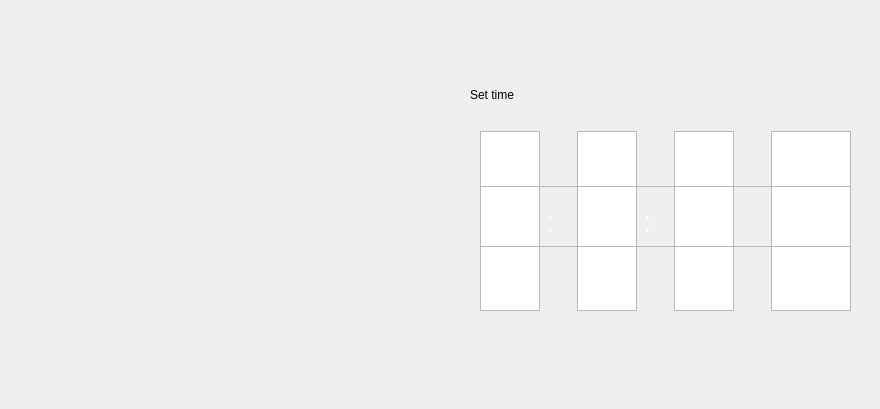
   <widget class="QWidget" name="page_13">
    <widget class="QWidget" name="Time_Widget" native="true">
     <property name="geometry">
      <rect>
       <x>470</x>
       <y>70</y>
       <width>401</width>
       <height>311</height>
      </rect>
     </property>
     <widget class="QWidget" name="verticalLayoutWidget_2">
      <property name="geometry">
       <rect>
        <x>0</x>
        <y>0</y>
        <width>401</width>
        <height>311</height>
       </rect>
      </property>
      <layout class="QVBoxLayout" name="verticalLayout_2">
       <item>
        <widget class="QLabel" name="SetTime_Label">
         <property name="minimumSize">
          <size>
           <width>0</width>
           <height>50</height>
          </size>
         </property>
         <property name="maximumSize">
          <size>
           <width>16777215</width>
           <height>50</height>
          </size>
         </property>
         <property name="styleSheet">
          <string notr="true"/>
         </property>
         <property name="text">
          <string>Set time</string>
         </property>
        </widget>
       </item>
       <item>
        <widget class="QWidget" name="Picker_Widget" native="true">
         <widget class="QWidget" name="horizontalLayoutWidget_2">
          <property name="geometry">
           <rect>
            <x>10</x>
            <y>0</y>
            <width>371</width>
            <height>191</height>
           </rect>
          </property>
          <layout class="QHBoxLayout" name="horizontalLayout_2">
           <item>
            <widget class="QListWidget" name="Hour_List">
             <property name="minimumSize">
              <size>
               <width>60</width>
               <height>180</height>
              </size>
             </property>
             <property name="maximumSize">
              <size>
               <width>60</width>
               <height>180</height>
              </size>
             </property>
             <property name="verticalScrollBarPolicy">
              <enum>Qt::ScrollBarAlwaysOff</enum>
             </property>
            </widget>
           </item>
           <item>
            <widget class="QLabel" name="label_4">
             <property name="font">
              <font>
               <pointsize>22</pointsize>
              </font>
             </property>
             <property name="styleSheet">
              <string notr="true">color: rgb(255, 255, 255);</string>
             </property>
             <property name="text">
              <string>:</string>
             </property>
            </widget>
           </item>
           <item>
            <widget class="QListWidget" name="Minute_List">
             <property name="minimumSize">
              <size>
               <width>60</width>
               <height>180</height>
              </size>
             </property>
             <property name="maximumSize">
              <size>
               <width>60</width>
               <height>180</height>
              </size>
             </property>
             <property name="verticalScrollBarPolicy">
              <enum>Qt::ScrollBarAlwaysOff</enum>
             </property>
            </widget>
           </item>
           <item>
            <widget class="QLabel" name="label_11">
             <property name="font">
              <font>
               <pointsize>22</pointsize>
              </font>
             </property>
             <property name="styleSheet">
              <string notr="true">color: rgb(255, 255, 255);</string>
             </property>
             <property name="text">
              <string>:</string>
             </property>
             <property name="alignment">
              <set>Qt::AlignLeading|Qt::AlignLeft|Qt::AlignVCenter</set>
             </property>
            </widget>
           </item>
           <item>
            <widget class="QListWidget" name="Second_List">
             <property name="minimumSize">
              <size>
               <width>60</width>
               <height>180</height>
              </size>
             </property>
             <property name="maximumSize">
              <size>
               <width>60</width>
               <height>180</height>
              </size>
             </property>
             <property name="verticalScrollBarPolicy">
              <enum>Qt::ScrollBarAlwaysOff</enum>
             </property>
            </widget>
           </item>
           <item>
            <widget class="QLabel" name="label_12">
             <property name="text">
              <string/>
             </property>
            </widget>
           </item>
           <item>
            <widget class="QListWidget" name="AmPm_List">
             <property name="minimumSize">
              <size>
               <width>80</width>
               <height>180</height>
              </size>
             </property>
             <property name="maximumSize">
              <size>
               <width>80</width>
               <height>180</height>
              </size>
             </property>
             <property name="verticalScrollBarPolicy">
              <enum>Qt::ScrollBarAlwaysOff</enum>
             </property>
            </widget>
           </item>
          </layout>
         </widget>
         <widget class="QFrame" name="BottomLine">
          <property name="geometry">
           <rect>
            <x>10</x>
            <y>120</y>
            <width>371</width>
            <height>1</height>
           </rect>
          </property>
          <property name="frameShape">
           <enum>QFrame::StyledPanel</enum>
          </property>
          <property name="frameShadow">
           <enum>QFrame::Raised</enum>
          </property>
         </widget>
         <widget class="QFrame" name="TopLine">
          <property name="geometry">
           <rect>
            <x>10</x>
            <y>60</y>
            <width>371</width>
            <height>1</height>
           </rect>
          </property>
          <property name="frameShape">
           <enum>QFrame::StyledPanel</enum>
          </property>
          <property name="frameShadow">
           <enum>QFrame::Raised</enum>
          </property>
         </widget>
        </widget>
       </item>
      </layout>
      <zorder>Picker_Widget</zorder>
      <zorder>SetTime_Label</zorder>
     </widget>
    </widget>
    <widget class="DateWidget" name="widget" native="true">
     <property name="geometry">
      <rect>
       <x>40</x>
       <y>50</y>
       <width>350</width>
       <height>350</height>
      </rect>
     </property>
     <property name="minimumSize">
      <size>
       <width>350</width>
       <height>350</height>
      </size>
     </property>
     <property name="maximumSize">
      <size>
       <width>350</width>
       <height>350</height>
      </size>
     </property>
    </widget>
   </widget>
